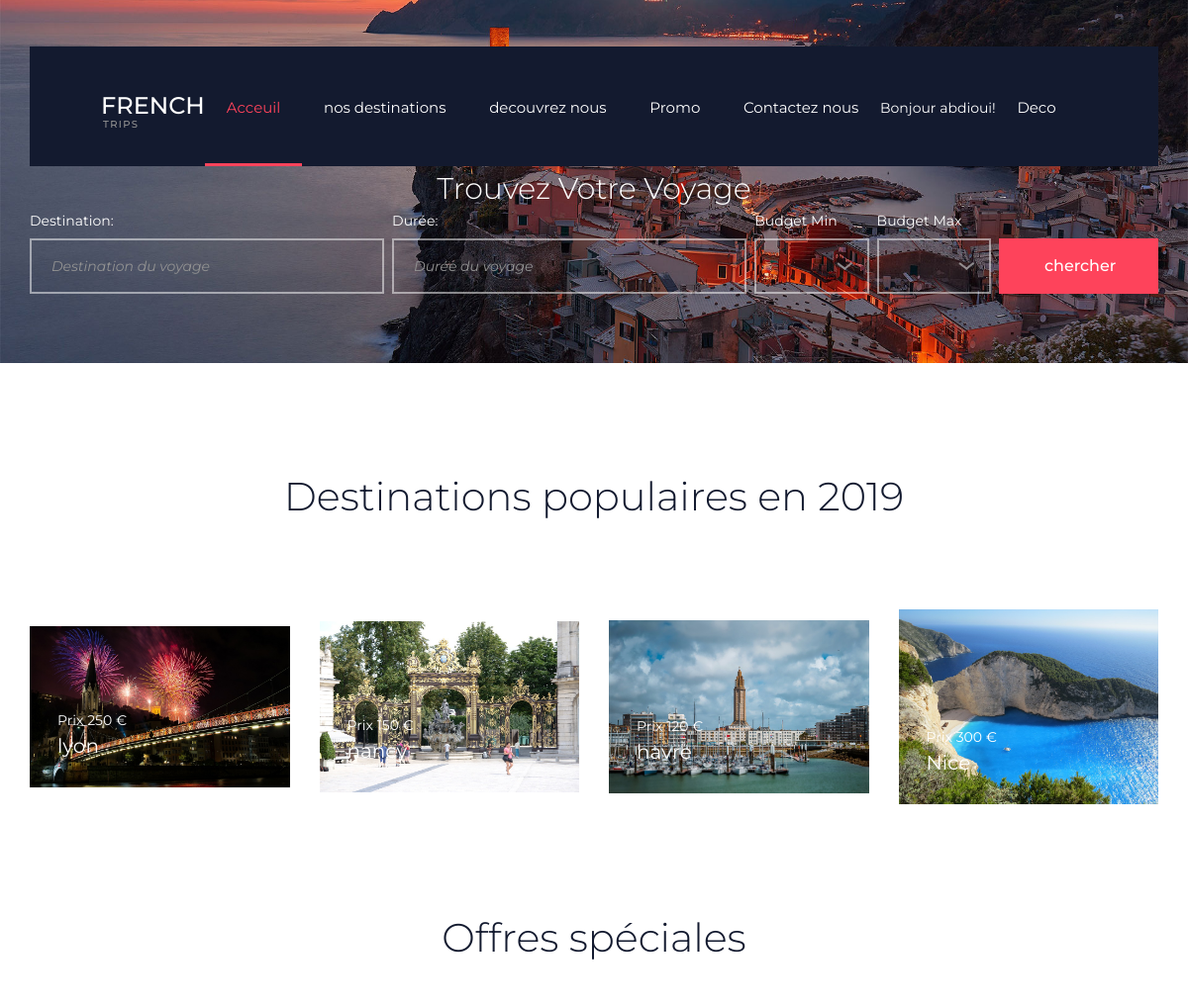
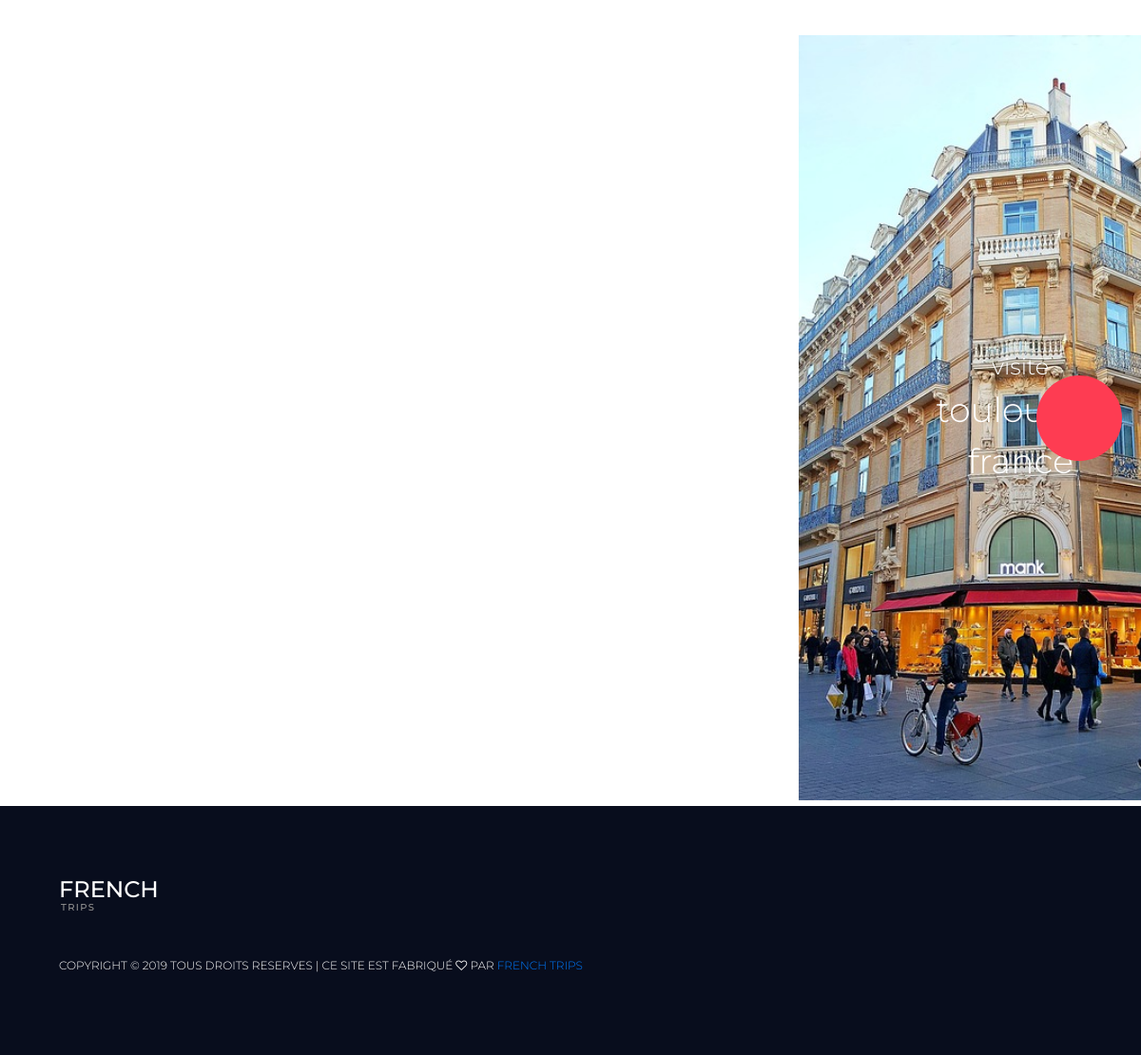
Screenshot of /acceuil.php (signed in) with the database file from the repository (2 pictures, top to bottom).
### tables this page shows
CREATE TABLE `voyage` (
  `id_voyage` int(11) NOT NULL,
  `id_user` int(11) NOT NULL,
  `prix` int(11) NOT NULL,
  `ville` varchar(50) NOT NULL,
  `categorie` varchar(50) NOT NULL,
  `duree` int(11) NOT NULL,
  `pays` varchar(50) NOT NULL,
  `nbr_personne` int(11) NOT NULL,
  `nbr_nuit` int(11) NOT NULL,
  `star_hotel` int(11) NOT NULL,
  `description` longtext NOT NULL,
  `promo` tinyint(1) NOT NULL DEFAULT '0',
  `promo_pourcentage` int(11) NOT NULL DEFAULT '0',
  `special_offre` tinyint(1) NOT NULL DEFAULT '0',
  `annee` int(11) NOT NULL,
  `top` tinyint(1) NOT NULL DEFAULT '0',
  `image` varchar(50) NOT NULL
);

### Traitement/model.php (the view, shortened to what this page needs)
<?php
	function getConnexion(){
		$servername = "127.0.0.1:3307";
		$username = "root";
		$data_base ="frenchtrips";
		$password = "root";
		$conn = new mysqli($servername, $username, $password,$data_base);
		return $conn;
	}
	function getTopVoyage($idAnnee){
		$con = getConnexion();
	 	$stat = $con->query("SELECT * FROM voyage WHERE top = true and annee = $idAnnee LIMIT 4");
	  	if($stat->num_rows > 0 ){
		    while($row = $stat->fetch_assoc()) {
		        echo "
		        	<div class=\"popular_item\">
						<a href=\"details.php?id_Voyage=$row[id_voyage]\">
							<img src=\"$row[image]\" alt=\"image by Egzon Bytyqi\">
							<div class=\"popular_item_content\">
								<div class=\"popular_item_price\">Prix $row[prix] €</div>
								<div class=\"popular_item_title\">$row[ville]</div>
							</div>
						</a>
					</div>
		        ";
		    }
		}
		elseif($stat->num_rows == 0){
			echo "Partie top voyage est vide pour le moment";
		}
	}
	function getOffreSpecial($idAnnee){
		$con = getConnexion();
	 	$stat = $con->query("SELECT * FROM voyage WHERE special_offre = true and annee = $idAnnee LIMIT 5");
	  	if($stat->num_rows > 0 ){
		    while($row = $stat->fetch_assoc()) {
		        echo "
					<div class=\"owl-item\">
						<div class=\"special_item\">
							<div class=\"special_item_background\"><img src=\"$row[image]\" alt=\"\"></div>
							<div class=\"special_item_content text-center\">
								<div class=\"special_category\">$row[categorie]</div>
								<div class=\"special_title\"><a href=\"details.php?id_Voyage=$row[id_voyage]\">$row[ville] - $row[pays]</a></div>
							</div>
						</div>
					</div>
		        ";
		    }
		}
		elseif($stat->num_rows == 0){
			echo "Partie top voyage est vide pour le moment";
		}
	}
?>

### styles/main_styles.css (style rules this page uses)
* { margin: 0; padding: 0; -webkit-font-smoothing: antialiased; -webkit-text-shadow: rgba(0,0,0,.01) 0 0 1px; text-shadow: rgba(0,0,0,.01) 0 0 1px; }
body { font-family: 'Montserrat', sans-serif; font-size: 14px; font-weight: 400; background: #FFFFFF; color: #131a2f; }
div { display: block; position: relative; -webkit-box-sizing: border-box; -moz-box-sizing: border-box; box-sizing: border-box; }
a, a:hover, a:visited, a:active, a:link { text-decoration: none; -webkit-font-smoothing: antialiased; -webkit-text-shadow: rgba(0,0,0,.01) 0 0 1px; text-shadow: rgba(0,0,0,.01) 0 0 1px; }
.popular_item { width: calc((100% - 90px) / 4); margin-bottom: 26px; }
.popular_item:nth-last-child(-n+4) { margin-bottom: 0px; }
.popular_item a { display: block; }
.popular_item img { max-width: 100%; }
.popular_item_content { position: absolute; left: 28px; bottom: 27px; z-index: 10; }
.popular_item_price { font-size: 14px; font-weight: 400; color: #FFFFFF; }
.popular_item_title { font-size: 20px; font-weight: 400; color: #FFFFFF; }
.special_item_content { position: absolute; top: 50%; left: 50%; -webkit-transform: translate(-50%, -50%); -moz-transform: translate(-50%, -50%); -ms-transform: translate(-50%, -50%); -o-transform: translate(-50%, -50%); transform: translate(-50%, -50%); z-index: 10; }
.special_category { font-size: 24px; font-weight: 300; color: #FFFFFF; }
.special_title a { font-size: 36px; font-weight: 300; color: #FFFFFF; }
.special_item_background { width: 100%; }
.special .owl-item .special_item_background::after { display: block; position: absolute; top: 0; left: 0; width: 100%; height: 100%; background: rgba(254, 67, 91, 0); content: ''; z-index: 0; -webkit-transition: all 500ms 100ms ease; -moz-transition: all 500ms 100ms ease; -ms-transition: all 500ms 100ms ease; -o-transition: all 500ms 100ms ease; transition: all 500ms 100ms ease; }

### rows the page displays
voyage: image (picture), prix "250", ville "lyon"
voyage: image (picture), prix "150", ville "nancy"
voyage: image (picture), prix "120", ville "havre"
voyage: image (picture), prix "300", ville "Nice"
voyage: image (picture), categorie "visite", ville "toulouse", pays "france"

### other values shown
$nom "abdioui"
